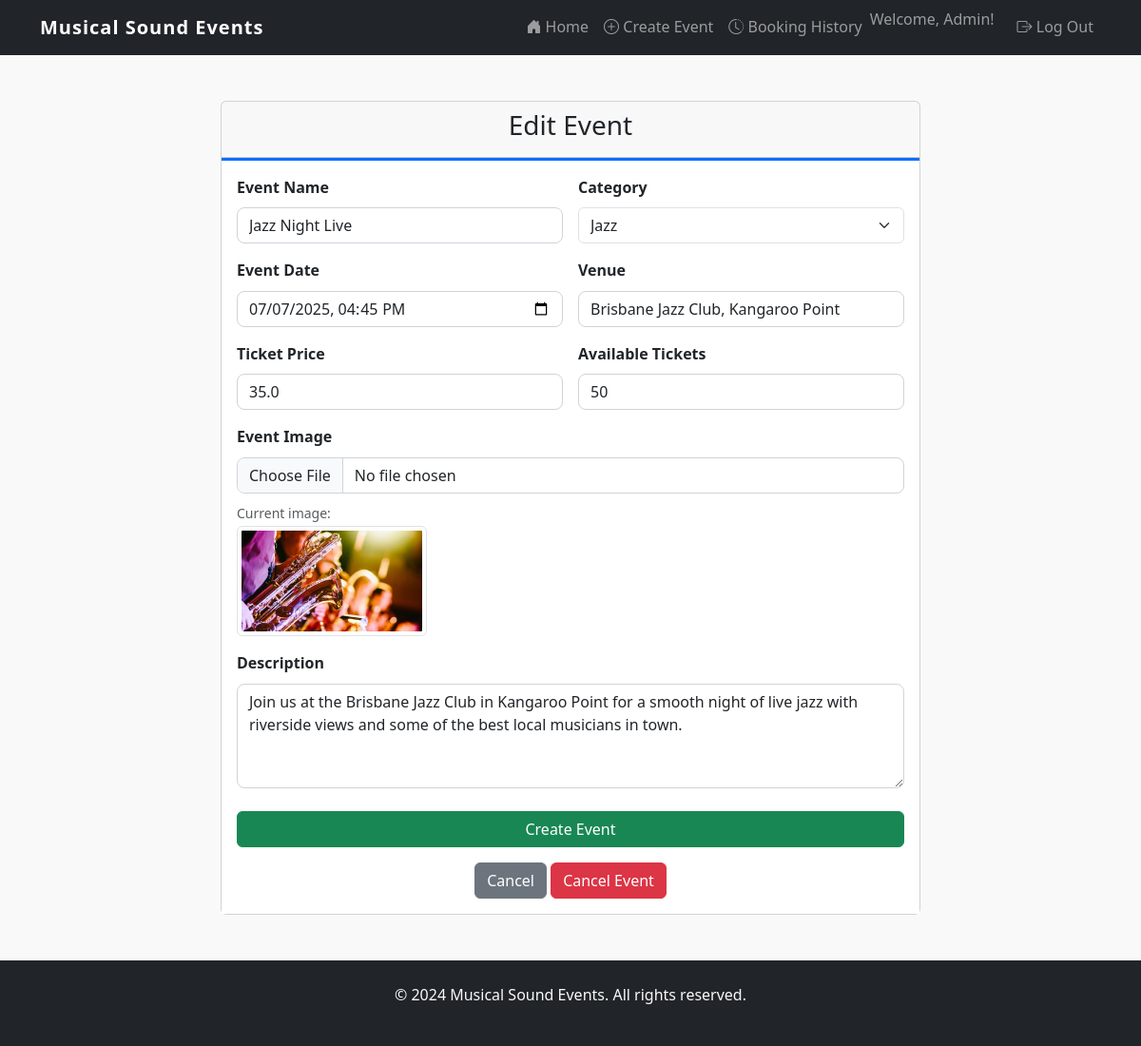
Before: /event/1/edit (signed in) with the older database file.
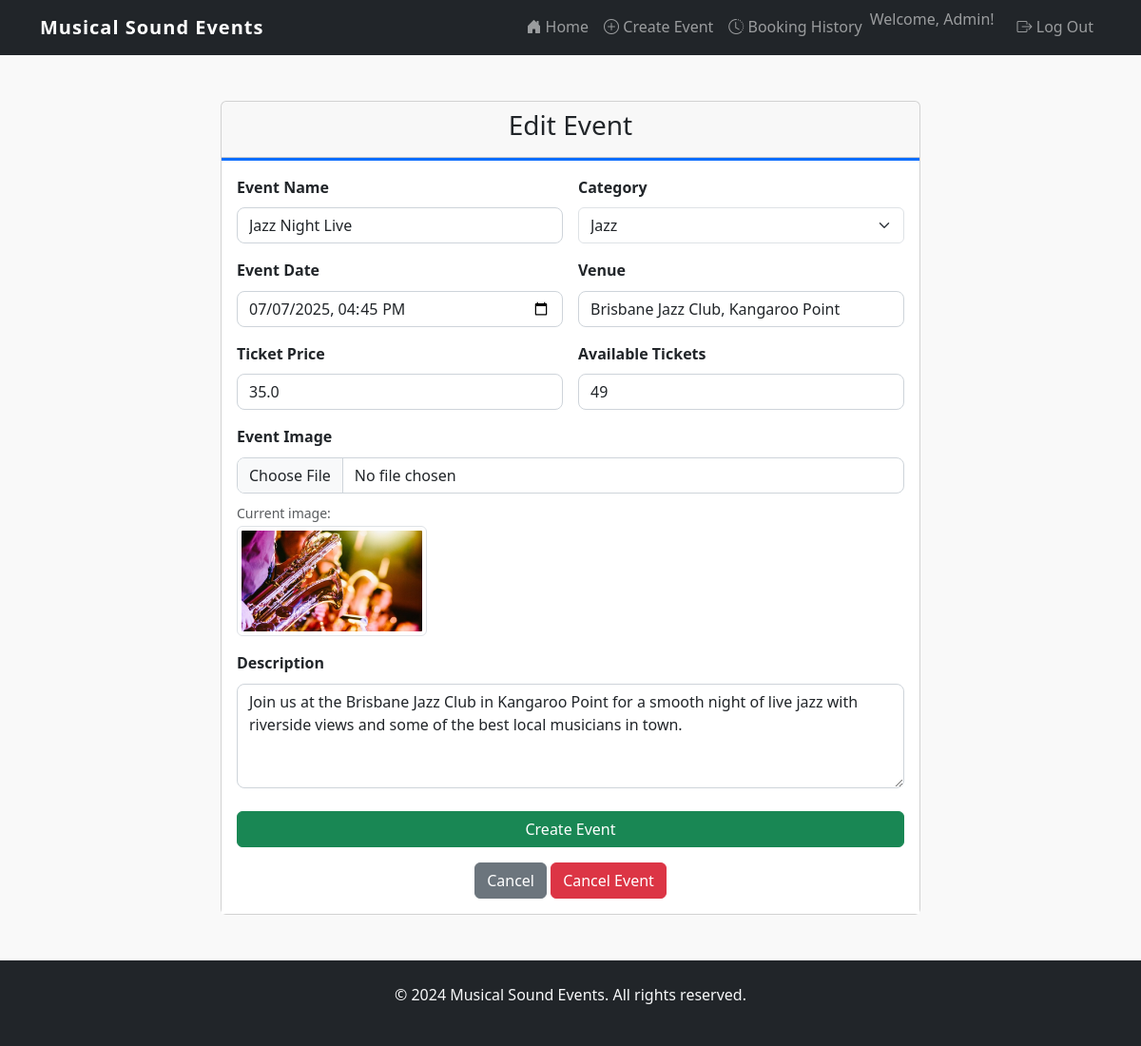
After: the same page with the newer database file.
### website/models.py (models this page shows)
class Event(db.Model):
    id = db.Column(db.Integer, primary_key=True)
    name = db.Column(db.String(150), nullable=False)
    description = db.Column(db.Text, nullable=False)
    date = db.Column(db.DateTime, nullable=False)
    venue = db.Column(db.String(200), nullable=False)
    image = db.Column(db.String(400), nullable=True, default='default_event.jpg')
    category = db.Column(db.String(50), nullable=False)
    price = db.Column(db.Float, nullable=False)
    tickets_available = db.Column(db.Integer, nullable=False)
    status = db.Column(db.String(20), nullable=False, default='Open')
    created_at = db.Column(db.DateTime, default=datetime.utcnow)
    user_id = db.Column(db.Integer, db.ForeignKey('user.id'), nullable=False)
    comments = db.relationship('Comment', backref='event', cascade='all, delete-orphan')
    orders = db.relationship('Order', backref='event')

### website/views.py (the view, shortened to what this page needs)
@main_bp.route('/event/<int:id>/edit', methods=['GET', 'POST'])# Route to edit an existing event
@login_required
def edit_event(id):
    event = Event.query.get_or_404(id)
    if event.user_id != current_user.id:
        flash('You can only edit your own events.', 'error')
        return redirect(url_for('main.event_detail', id=id))
    form = EventForm(obj=event)
    return render_template('create.html', form=form, event=event)

### website/forms.py
class EventForm(FlaskForm):
    name = StringField("Event Name", validators=[DataRequired()])
    description = TextAreaField("Description", validators=[DataRequired()])
    date = DateTimeField("Event Date", validators=[DataRequired()], format='%Y-%m-%dT%H:%M')
    venue = StringField("Venue", validators=[DataRequired()])
    category = SelectField("Category", choices=[
        ('Jazz', 'Jazz'),
        ('Rock', 'Rock'),
        ('Hip-Hop', 'Hip-Hop'),
        ('Electronic', 'Electronic'),
        ('Classical', 'Classical'),
        ('Pop', 'Pop'),
        ('Reggae', 'Reggae'),
        ('Acoustic', 'Acoustic')
    ], validators=[DataRequired()])
    price = FloatField("Ticket Price", validators=[DataRequired(), NumberRange(min=0)])
    tickets_available = IntegerField("Available Tickets", validators=[DataRequired(), NumberRange(min=1)])
    image = FileField("Event Image", validators=[FileAllowed(['jpg', 'png', 'jpeg'], 'Images only!')])
    submit = SubmitField("Create Event")

### website/templates/create.html (shortened to what this page needs)
{% extends "base.html" %}
{% block content %}
<div class="container mt-5">
    <div class="row justify-content-center">
        <div class="col-md-8">
            <div class="card">
                <div class="card-header">
                    <h3 class="text-center">{% if event %}Edit Event{% else %}Create a New Event{% endif %}</h3>
                </div>
                <div class="card-body">
                    <form method="POST" enctype="multipart/form-data">
                        <div class="row g-3">
                            <div class="col-md-6">
                                {{ form.name.label(class="form-label") }}
                                {{ form.name(class="form-control") }}
                            </div>
                            <div class="col-md-6">
                                {{ form.category.label(class="form-label") }}
                                {{ form.category(class="form-select") }}
                            </div>
                            <div class="col-md-6">
                                {{ form.date.label(class="form-label") }}
                                {{ form.date(class="form-control", type="datetime-local") }}
                            </div>
                            <div class="col-md-6">
                                {{ form.venue.label(class="form-label") }}
                                {{ form.venue(class="form-control") }}
                            </div>
                            <div class="col-md-6">
                                {{ form.price.label(class="form-label") }}
                                {{ form.price(class="form-control", step="0.01", min="0") }}
                            </div>
                            <div class="col-md-6">
                                {{ form.tickets_available.label(class="form-label") }}
                                {{ form.tickets_available(class="form-control", min="1") }}
                            </div>
                            <div class="col-md-12">
                                {{ form.image.label(class="form-label") }}
                                {{ form.image(class="form-control") }}
                                {% if event and event.image %}
                                    <div class="mt-2">
                                        <small class="text-muted">Current image:</small><br>
                                        <img src="{{ url_for('static', filename='img/' + event.image) }}"
                                             alt="Current event image" class="img-thumbnail" style="max-width: 200px;">
                                    </div>
                                {% endif %}
                            </div>
                            <div class="col-md-12">
                                {{ form.description.label(class="form-label") }}
                                {{ form.description(class="form-control", rows="4") }}
                            </div>
                        </div>
                        <div class="d-grid mt-4">
                            {{ form.submit(class="btn btn-success") }}
                        </div>
                    </form>
                    {% if event %}
                        <div class="mt-3 text-center">
                            <a href="{{ url_for('main.event_detail', id=event.id) }}" class="btn btn-secondary">Cancel</a>
                            {% if event.status != 'Cancelled' %}
                                <a href="{{ url_for('main.cancel_event', id=event.id) }}"
                                   class="btn btn-danger"
                                   onclick="return confirm('Are you sure you want to cancel this event?')">Cancel Event</a>
                            {% endif %}
                        </div>
                    {% endif %}
                </div>
            </div>
        </div>
    </div>
</div>
{% endblock %}

Changed rows visible on the page:
changed Event "Jazz Night Live": tickets_available "50" → "49"
